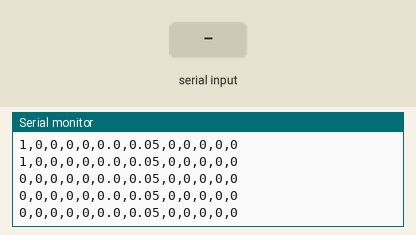
A sketch run on a simulated Arduino Uno, built with avr-gcc and run on an emulated ATmega328P. Shown: the last lines printed to the serial monitor. The inputs (shaded band) are chosen by the test bench.

Above: at 1.2 s.
1.3 s: "help\n" received over Serial
3.9 s: "auto\n" received over Serial
At 3.91 s:
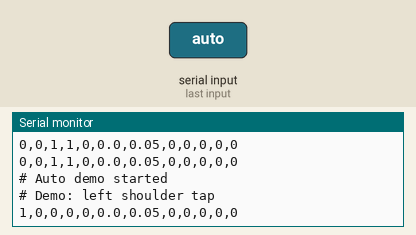
5.4 s: "stop\n" received over Serial
6.9 s: "idle\n" received over Serial
8.4 s: "shoulder_l\n" received over Serial
At 8.41 s:
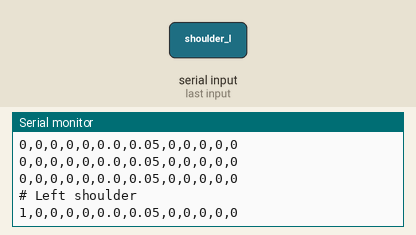
9.9 s: "shoulder_r\n" received over Serial
At 10.01 s:
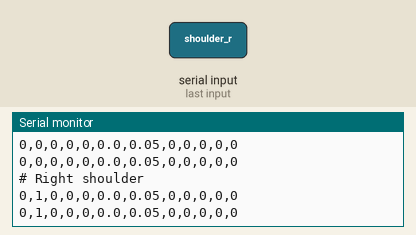

Measured:
- after the input at 3.9 s, the serial monitor: prints a new line at once (image 1)
- after the input at 8.4 s, the serial monitor: prints a new line at once (image 2)
- after the input at 9.9 s, the serial monitor: prints a new line at once (image 3)

The sketch:

cpr_trainer_test_serial.ino
```cpp
/*
 * CPR Trainer — App Test Serial Firmware
 *
 * Sends CSV lines at 115200 baud matching the CPR Trainer web/Android app format.
 * No physical sensors required — use this sketch to verify USB / Web Serial connection.
 *
 * CSV layout (12 channels, comma-separated, newline-terminated):
 *   [0]  Left shoulder tap      (default app assignment)
 *   [1]  Right shoulder tap
 *   [2]  AED pad upper
 *   [3]  AED pad lower
 *   [4]  Neck tilt / spare touch
 *   [5]  Compression depth (cm) — ultrasonic channel in app
 *   [6]  Breath pressure (V)    — analog A0 channel in app
 *   [7-11] Digital buttons D2,D4,D6,D8,D10 (unused by default)
 *
 * App detection thresholds (for reference):
 *   Compression depth: starts >= 6 cm, completes when <= 5.2 cm
 *   Breath pressure:   starts > 0.25 V, peak > 0.40 V, ends < 0.22 V
 *
 * Serial commands (Settings → Serial monitor, line ending NL):
 *   help        — list commands
 *   auto        — loop full CPR demo sequence
 *   stop        — stop auto demo
 *   shoulder_l  — pulse left shoulder tap
 *   shoulder_r  — pulse right shoulder tap
 *   aed         — hold both AED pads ON for 2 s
 *   compress    — one compression depth waveform
 *   breath      — one rescue breath pressure waveform
 *   idle        — reset all channels to rest
 */

const unsigned long LINE_INTERVAL_MS = 100;

const float DEPTH_WAVE[] = { 0, 3, 5.5, 6.5, 6.5, 5.0, 2.0, 0 };
const int DEPTH_WAVE_LEN = 8;

const float BREATH_WAVE[] = { 0.05, 0.35, 0.55, 2.8, 2.5, 1.2, 0.4, 0.05 };
const int BREATH_WAVE_LEN = 8;

int touch[5] = { 0, 0, 0, 0, 0 };
float depthCm = 0;
float breathV = 0.05;
int buttons[5] = { 0, 0, 0, 0, 0 };

bool autoDemo = true;
unsigned long lastLineMs = 0;

// Auto demo state
int autoStep = 0;
unsigned long stepStartMs = 0;
int compressionCount = 0;
int breathCount = 0;
unsigned long nextCompressionMs = 0;

// Touch / AED pulse
int pulseChannel = -1;       // 0-4 touch index, 100 = AED hold
unsigned long pulseEndMs = 0;

// Wave playback
bool runningWave = false;
bool waveIsBreath = false;
int waveStep = 0;
unsigned long lastWaveStepMs = 0;

void setup() {
  Serial.begin(115200);
  while (!Serial) { ; }
  stepStartMs = millis();
  Serial.println(F("# CPR Trainer test firmware ready"));
  Serial.println(F("# CSV: L-shoulder,R-shoulder,AED-U,AED-L,neck,depth_cm,breath_V,btn x5"));
  Serial.println(F("# Type 'help' for commands or wait for auto demo"));
}

void loop() {
  pollSerialCommands();

  unsigned long now = millis();
  updatePulse(now);

  if (runningWave) {
    advanceWave(now);
  }

  if (autoDemo && !runningWave && pulseChannel < 0) {
    runAutoDemo(now);
  }

  if (now - lastLineMs >= LINE_INTERVAL_MS) {
    lastLineMs = now;
    emitLine();
  }
}

void emitLine() {
  Serial.print(touch[0]); Serial.print(',');
  Serial.print(touch[1]); Serial.print(',');
  Serial.print(touch[2]); Serial.print(',');
  Serial.print(touch[3]); Serial.print(',');
  Serial.print(touch[4]); Serial.print(',');
  Serial.print(depthCm, 1); Serial.print(',');
  Serial.print(breathV, 2); Serial.print(',');
  for (int i = 0; i < 5; i++) {
    Serial.print(buttons[i]);
    if (i < 4) Serial.print(',');
  }
  Serial.println();
}

void resetTouch() {
  for (int i = 0; i < 5; i++) touch[i] = 0;
}

void setIdle() {
  resetTouch();
  depthCm = 0;
  breathV = 0.05;
  for (int i = 0; i < 5; i++) buttons[i] = 0;
  runningWave = false;
  pulseChannel = -1;
}

void startTouchPulse(int index, unsigned long durationMs) {
  resetTouch();
  touch[index] = 1;
  pulseChannel = index;
  pulseEndMs = millis() + durationMs;
  runningWave = false;
}

void startAedHold(unsigned long durationMs) {
  resetTouch();
  touch[2] = 1;
  touch[3] = 1;
  pulseChannel = 100;
  pulseEndMs = millis() + durationMs;
  runningWave = false;
}

void updatePulse(unsigned long now) {
  if (pulseChannel < 0) return;
  if (now < pulseEndMs) return;

  if (pulseChannel == 100) {
    touch[2] = 0;
    touch[3] = 0;
  } else if (pulseChannel >= 0 && pulseChannel <= 4) {
    touch[pulseChannel] = 0;
  }
  pulseChannel = -1;
}

void startDepthWave() {
  waveIsBreath = false;
  waveStep = 0;
  lastWaveStepMs = millis();
  runningWave = true;
  depthCm = DEPTH_WAVE[0];
  breathV = 0.05;
}

void startBreathWave() {
  waveIsBreath = true;
  waveStep = 0;
  lastWaveStepMs = millis();
  runningWave = true;
  breathV = BREATH_WAVE[0];
  depthCm = 0;
}

void advanceWave(unsigned long now) {
  if (now - lastWaveStepMs < 80) return;
  lastWaveStepMs = now;
  waveStep++;

  if (waveIsBreath) {
    if (waveStep >= BREATH_WAVE_LEN) {
      runningWave = false;
      breathV = 0.05;
      waveStep = 0;
      return;
    }
    breathV = BREATH_WAVE[waveStep];
  } else {
    if (waveStep >= DEPTH_WAVE_LEN) {
      runningWave = false;
      depthCm = 0;
      waveStep = 0;
      return;
    }
    depthCm = DEPTH_WAVE[waveStep];
  }
}

void runAutoDemo(unsigned long now) {
  switch (autoStep) {
    case 0:
      Serial.println(F("# Demo: left shoulder tap"));
      startTouchPulse(0, 800);
      autoStep = 1;
      stepStartMs = now;
      break;

    case 1:
      if (now - stepStartMs > 1200) {
        Serial.println(F("# Demo: right shoulder tap"));
        startTouchPulse(1, 800);
        autoStep = 2;
        stepStartMs = now;
      }
      break;

    case 2:
      if (now - stepStartMs > 1200) {
        Serial.println(F("# Demo: AED pads placed"));
        startAedHold(2500);
        autoStep = 3;
        stepStartMs = now;
      }
      break;

    case 3:
      if (now - stepStartMs > 3200) {
        Serial.println(F("# Demo: 30 compressions"));
        compressionCount = 0;
        nextCompressionMs = now;
        autoStep = 4;
      }
      break;

    case 4:
      if (now >= nextCompressionMs) {
        startDepthWave();
        compressionCount++;
        nextCompressionMs = now + 550;
        if (compressionCount >= 30) {
          Serial.println(F("# Demo: 2 rescue breaths"));
          breathCount = 0;
          nextCompressionMs = now + 900;
          autoStep = 5;
        }
      }
      break;

    case 5:
      if (now >= nextCompressionMs) {
        startBreathWave();
        breathCount++;
        nextCompressionMs = now + 900;
        if (breathCount >= 2) {
          Serial.println(F("# Demo: cycle complete — pause 5 s"));
          setIdle();
          autoStep = 6;
          stepStartMs = now;
        }
      }
      break;

    case 6:
      if (now - stepStartMs > 5000) {
        Serial.println(F("# Demo: restarting"));
        autoStep = 0;
        stepStartMs = now;
      }
      break;
  }
}

void pollSerialCommands() {
  if (!Serial.available()) return;

  String cmd = Serial.readStringUntil('\n');
  cmd.trim();
  cmd.toLowerCase();
  if (cmd.length() == 0) return;

  if (cmd == "help") {
    Serial.println(F("Commands: help | auto | stop | idle | shoulder_l | shoulder_r | aed | compress | breath"));
    return;
  }

  if (cmd == "auto") {
    autoDemo = true;
    autoStep = 0;
    stepStartMs = millis();
    setIdle();
    Serial.println(F("# Auto demo started"));
    return;
  }

  if (cmd == "stop") {
    autoDemo = false;
    setIdle();
    Serial.println(F("# Stopped"));
    return;
  }

  if (cmd == "idle") {
    autoDemo = false;
    setIdle();
    Serial.println(F("# Idle"));
    return;
  }

  if (cmd == "shoulder_l") {
    autoDemo = false;
    startTouchPulse(0, 800);
    Serial.println(F("# Left shoulder"));
    return;
  }

  if (cmd == "shoulder_r") {
    autoDemo = false;
    startTouchPulse(1, 800);
    Serial.println(F("# Right shoulder"));
    return;
  }

  if (cmd == "aed") {
    autoDemo = false;
    startAedHold(2000);
    Serial.println(F("# AED pads"));
    return;
  }

  if (cmd == "compress") {
    autoDemo = false;
    startDepthWave();
    Serial.println(F("# Compression"));
    return;
  }

  if (cmd == "breath") {
    autoDemo = false;
    startBreathWave();
    Serial.println(F("# Breath"));
    return;
  }

  Serial.print(F("# Unknown: "));
  Serial.println(cmd);
}
```
